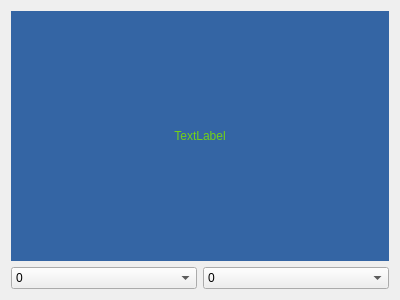
<?xml version="1.0" encoding="UTF-8"?>
<ui version="4.0">
 <class>Zahlenraten</class>
 <widget class="QWidget" name="Zahlenraten">
  <property name="geometry">
   <rect>
    <x>0</x>
    <y>0</y>
    <width>400</width>
    <height>300</height>
   </rect>
  </property>
  <property name="windowTitle">
   <string>Zahlenraten</string>
  </property>
  <layout class="QVBoxLayout" name="verticalLayout">
   <item>
    <widget class="QLabel" name="output">
     <property name="styleSheet">
      <string notr="true">color: rgb(115, 210, 22);
font: 18pt &quot;Cantarell&quot;;
background-color: rgb(52, 101, 164);</string>
     </property>
     <property name="text">
      <string>TextLabel</string>
     </property>
     <property name="alignment">
      <set>Qt::AlignCenter</set>
     </property>
    </widget>
   </item>
   <item>
    <layout class="QHBoxLayout" name="horizontalLayout">
     <item>
      <widget class="QComboBox" name="zehner">
       <item>
        <property name="text">
         <string>0</string>
        </property>
       </item>
       <item>
        <property name="text">
         <string>1</string>
        </property>
       </item>
       <item>
        <property name="text">
         <string>2</string>
        </property>
       </item>
       <item>
        <property name="text">
         <string>3</string>
        </property>
       </item>
       <item>
        <property name="text">
         <string>4</string>
        </property>
       </item>
       <item>
        <property name="text">
         <string>5</string>
        </property>
       </item>
       <item>
        <property name="text">
         <string>6</string>
        </property>
       </item>
       <item>
        <property name="text">
         <string>7</string>
        </property>
       </item>
       <item>
        <property name="text">
         <string>8</string>
        </property>
       </item>
       <item>
        <property name="text">
         <string>9</string>
        </property>
       </item>
      </widget>
     </item>
     <item>
      <widget class="QComboBox" name="einer">
       <property name="layoutDirection">
        <enum>Qt::LeftToRight</enum>
       </property>
       <item>
        <property name="text">
         <string>0</string>
        </property>
       </item>
       <item>
        <property name="text">
         <string>1</string>
        </property>
       </item>
       <item>
        <property name="text">
         <string>2</string>
        </property>
       </item>
       <item>
        <property name="text">
         <string>3</string>
        </property>
       </item>
       <item>
        <property name="text">
         <string>4</string>
        </property>
       </item>
       <item>
        <property name="text">
         <string>5</string>
        </property>
       </item>
       <item>
        <property name="text">
         <string>6</string>
        </property>
       </item>
       <item>
        <property name="text">
         <string>7</string>
        </property>
       </item>
       <item>
        <property name="text">
         <string>8</string>
        </property>
       </item>
       <item>
        <property name="text">
         <string>9</string>
        </property>
       </item>
      </widget>
     </item>
    </layout>
   </item>
  </layout>
 </widget>
 <layoutdefault spacing="6" margin="11"/>
 <resources/>
 <connections/>
</ui>
